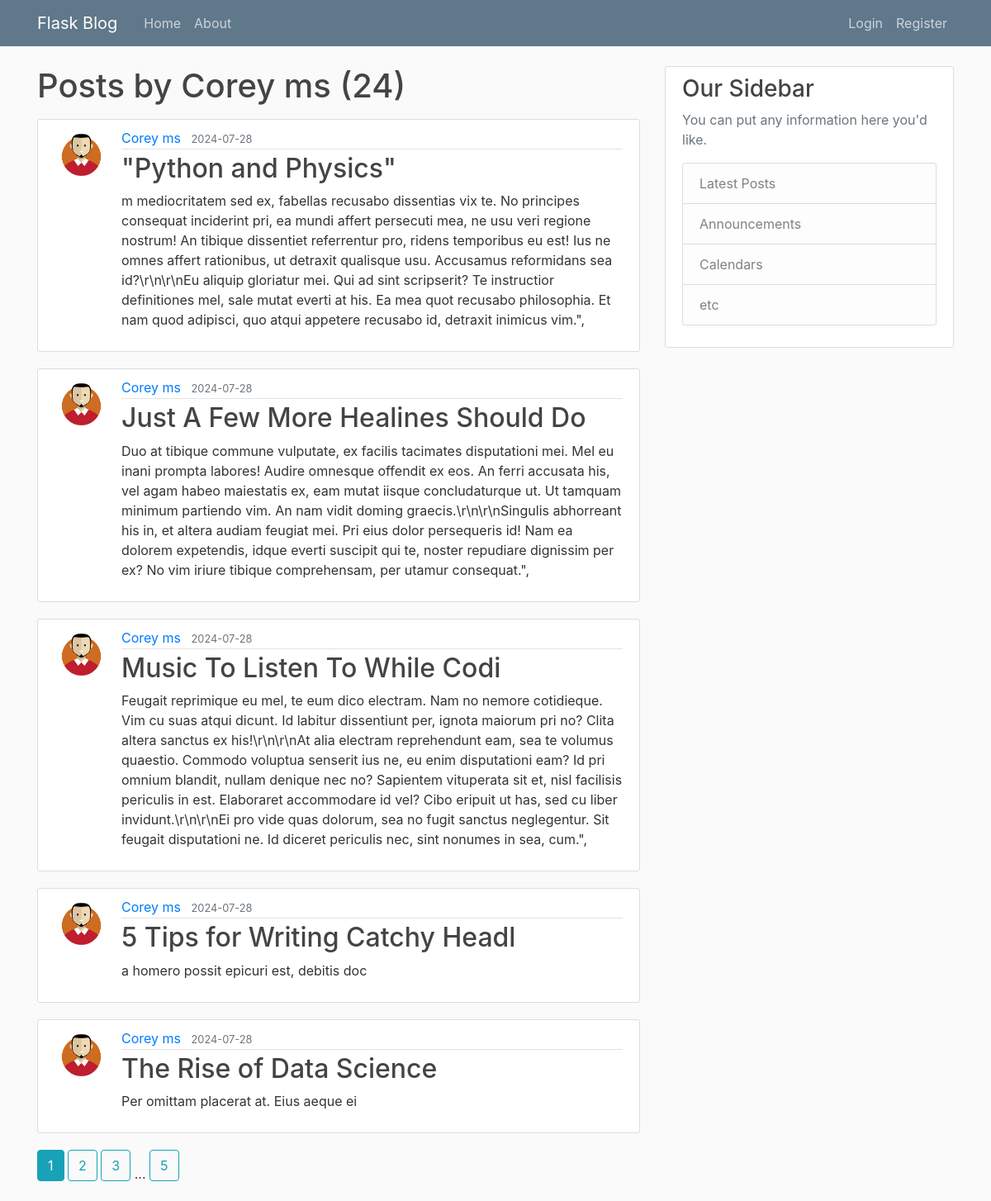
The app's page /user/Corey ms with its own data.
### index/models.py (models this page shows, shortened)
class User(db.Model, UserMixin):
    id = db.Column(db.Integer, primary_key=True)
    username = db.Column(db.String(20), unique=True, nullable=False)
    email = db.Column(db.String(120), unique=True, nullable=False)
    image_file = db.Column(db.String(20), nullable=False, default='default.jpg')
    password = db.Column(db.String(60), nullable=False)
    posts = db.relationship('Post', backref='author', lazy=True)

class Post(db.Model):
    id = db.Column(db.Integer, primary_key=True)
    title = db.Column(db.String(100), nullable=False)
    date_posted = db.Column(db.DateTime, nullable=False, default=datetime.utcnow)
    content = db.Column(db.Text, nullable=False)
    user_id = db.Column(db.Integer, db.ForeignKey('user.id'), nullable=False)

### index/users/routes.py (the view)
@users.route("/user/<string:username>")
def user_posts(username):
    page = request.args.get('page', 1, type=int)
    user = User.query.filter_by(username=username).first_or_404()
    posts = Post.query.filter_by(author=user)\
        .order_by(Post.date_posted.desc())\
        .paginate(page=page, per_page=5)
    return render_template('user_posts.html', posts=posts, user=user)

### index/templates/user_posts.html
{% extends "layout.html" %}
{% block content %}
    <h1 class="mb-3">Posts by {{ user.username }} ({{ posts.total }})</h1>
    {% for post in posts.items %}
        <article class="media content-section">
          <img class="rounded-circle article-img" src="{{ url_for('static', filename='profile_pics/' + post.author.image_file) }}">
          <div class="media-body">
            <div class="article-metadata">
              <a class="mr-2" href="{{ url_for('users.user_posts', username=post.author.username) }}">{{ post.author.username }}</a>
              <small class="text-muted">{{ post.date_posted.strftime('%Y-%m-%d') }}</small>
            </div>
            <h2><a class="article-title" href="{{ url_for('posts.post', post_id=post.id) }}">{{ post.title }}</a></h2>
            <p class="article-content">{{ post.content }}</p>
          </div>
        </article>
    {% endfor %}
    {% for page_num in posts.iter_pages(left_edge=1, right_edge=1, left_current=1, right_current=2) %}
      {% if page_num %}
        {% if posts.page == page_num %}
          <a class="btn btn-info mb-4" href="{{ url_for('users.user_posts', username=user.username, page=page_num) }}">{{ page_num }}</a>
        {% else %}
          <a class="btn btn-outline-info mb-4" href="{{ url_for('users.user_posts', username=user.username, page=page_num) }}">{{ page_num }}</a>
        {% endif %}
      {% else %}
        ...
      {% endif %}
    {% endfor %}
{% endblock content %}

### index/static/main.css (style rules this page uses)
body { background: #fafafa; color: #333333; margin-top: 5rem; }
h1, h2, h3, h4, h5, h6 { color: #444444; }
.content-section { background: #ffffff; padding: 10px 20px; border: 1px solid #dddddd; border-radius: 3px; margin-bottom: 20px; }
.article-title { color: #444444; }
.article-content { white-space: pre-line; }
.article-img { height: 65px; width: 65px; margin-right: 16px; }
.article-metadata { padding-bottom: 1px; margin-bottom: 4px; border-bottom: 1px solid #e3e3e3 }

### records on screen
User: username "Corey ms"
Post: image_file (picture), author.username "Corey ms", date_posted "2024-07-28", title "\"Python and Physics\"", content "m mediocritatem sed ex, fabellas recusabo dissentias vix te. No principes consequat inciderint pri, ea mundi affert persecuti mea, ne usu veri regione nostrum! An tibique dissentiet referrentur pro, ridens temporibus eu est! Ius ne omnes affert rationibus, ut detraxit qualisque usu. Accusamus reformidans sea id?\\r\\n\\r\\nEu aliquip gloriatur mei. Qui ad sint scripserit? Te instructior definitiones mel, sale mutat everti at his. Ea mea quot recusabo philosophia. Et nam quod adipisci, quo atqui appetere recusabo id, detraxit inimicus vim.\","
Post: image_file (picture), author.username "Corey ms", date_posted "2024-07-28", title "Just A Few More Healines Should Do", content "Duo at tibique commune vulputate, ex facilis tacimates disputationi mei. Mel eu inani prompta labores! Audire omnesque offendit ex eos. An ferri accusata his, vel agam habeo maiestatis ex, eam mutat iisque concludaturque ut. Ut tamquam minimum partiendo vim. An nam vidit doming graecis.\\r\\n\\r\\nSingulis abhorreant his in, et altera audiam feugiat mei. Pri eius dolor persequeris id! Nam ea dolorem expetendis, idque everti suscipit qui te, noster repudiare dignissim per ex? No vim iriure tibique comprehensam, per utamur consequat.\","
Post: image_file (picture), author.username "Corey ms", date_posted "2024-07-28", title "Music To Listen To While Codi", content "Feugait reprimique eu mel, te eum dico electram. Nam no nemore cotidieque. Vim cu suas atqui dicunt. Id labitur dissentiunt per, ignota maiorum pri no? Clita altera sanctus ex his!\\r\\n\\r\\nAt alia electram reprehendunt eam, sea te volumus quaestio. Commodo voluptua senserit ius ne, eu enim disputationi eam? Id pri omnium blandit, nullam denique nec no? Sapientem vituperata sit et, nisl facilisis periculis in est. Elaboraret accommodare id vel? Cibo eripuit ut has, sed cu liber invidunt.\\r\\n\\r\\nEi pro vide quas dolorum, sea no fugit sanctus neglegentur. Sit feugait disputationi ne. Id diceret periculis nec, sint nonumes in sea, cum.\","
Post: image_file (picture), author.username "Corey ms", date_posted "2024-07-28", title "5 Tips for Writing Catchy Headl", content "a homero possit epicuri est, debitis doc"
Post: image_file (picture), author.username "Corey ms", date_posted "2024-07-28", title "The Rise of Data Science", content "Per omittam placerat at. Eius aeque ei"

### other values on screen
{{ posts.total }} "24"
{{ page_num }} "1"
{{ page_num }} "2" "3" "5"
